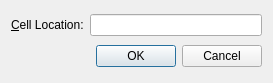
<?xml version="1.0" encoding="UTF-8"?>
<ui version="4.0">
 <class>GDialogGoToCell</class>
 <widget class="QWidget" name="GDialogGoToCell">
  <property name="geometry">
   <rect>
    <x>0</x>
    <y>0</y>
    <width>273</width>
    <height>83</height>
   </rect>
  </property>
  <property name="windowTitle">
   <string>Go to Cell</string>
  </property>
  <layout class="QVBoxLayout">
   <item>
    <layout class="QHBoxLayout">
     <item>
      <widget class="QLabel" name="label">
       <property name="text">
        <string>&amp;Cell Location:</string>
       </property>
       <property name="buddy">
        <cstring>lineEdit</cstring>
       </property>
      </widget>
     </item>
     <item>
      <widget class="QLineEdit" name="lineEdit"/>
     </item>
    </layout>
   </item>
   <item>
    <widget class="QDialogButtonBox" name="buttonBox">
     <property name="orientation">
      <enum>Qt::Horizontal</enum>
     </property>
     <property name="standardButtons">
      <set>QDialogButtonBox::Cancel|QDialogButtonBox::Ok</set>
     </property>
    </widget>
   </item>
  </layout>
 </widget>
 <tabstops>
  <tabstop>lineEdit</tabstop>
 </tabstops>
 <resources/>
 <connections/>
</ui>
